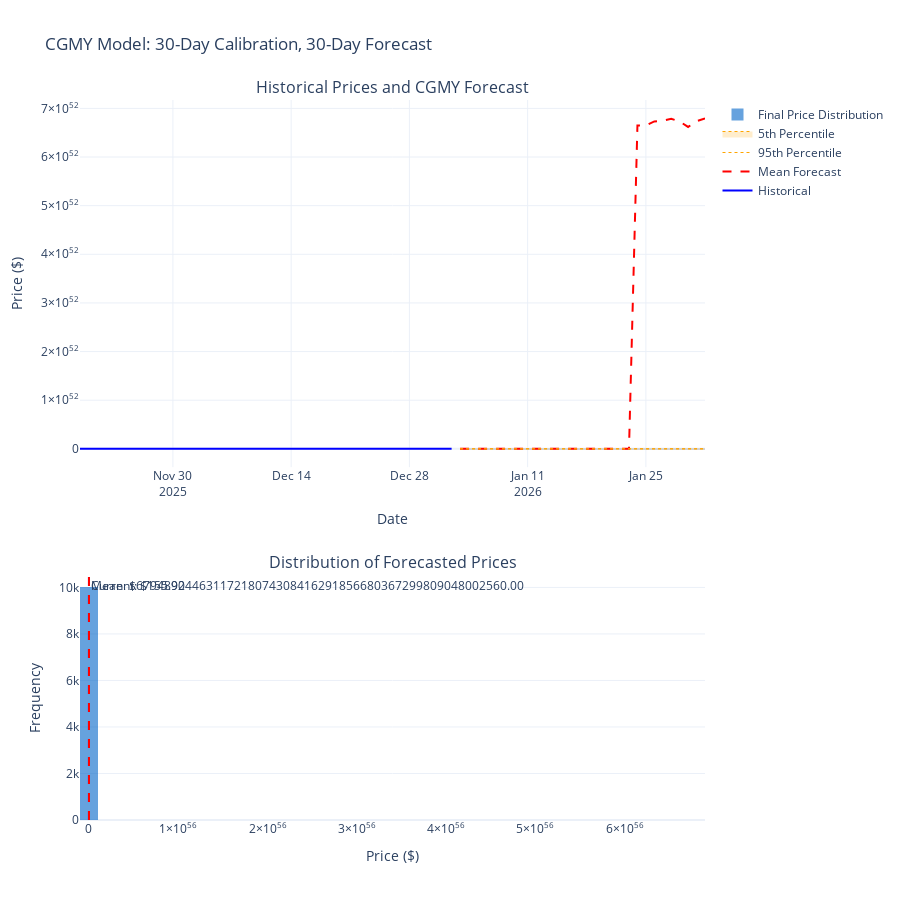

Here is the notebook cell this chart was saved with:
### Markdown cell above
# Fitting to CGMY Model

### Code cell
from scipy.optimize import minimize, differential_evolution
from scipy.stats import ks_2samp
import math

def calibrate_cgmy_model(stock_df, lookback_days=30, forecast_days=30, num_simulations=10000, price_col='close'):
    """
    Calibrate CGMY parameters using historical stock data and project future prices.
    
    Parameters:
    -----------
    stock_df : pandas.DataFrame
        DataFrame containing stock data with date and price columns
    lookback_days : int
        Number of historical days to use for calibration
    forecast_days : int
        Number of days to forecast
    num_simulations : int
        Number of Monte Carlo paths to simulate (default: 10000)
    price_col : str
        Name of the price column in the DataFrame
    
    Returns:
    --------
    dict : Dictionary containing calibrated parameters, simulations, and statistics
    """
    df = stock_df.copy()
    df = df.tail(lookback_days).reset_index(drop=True)
    
    # Calculate log returns
    df['log_return'] = np.log(df[price_col] / df[price_col].shift(1))
    log_returns = df['log_return'].dropna().values
    
    # Current stock price and drift
    S0 = df[price_col].iloc[-1]
    mu = log_returns.mean()
    
    # Calculate empirical moments for calibration
    empirical_mean = np.mean(log_returns)
    empirical_var = np.var(log_returns)
    empirical_skew = skew(log_returns)
    empirical_kurt = kurtosis(log_returns, fisher=False)  # Excess kurtosis + 3
    
    print(f"Historical Statistics ({lookback_days} days):")
    print(f"  Mean: {empirical_mean:.6f}")
    print(f"  Variance: {empirical_var:.6f}")
    print(f"  Skewness: {empirical_skew:.4f}")
    print(f"  Kurtosis: {empirical_kurt:.4f}")
    print(f"  Current Price: ${S0:.2f}")
    
    def cgmy_moments(C, G, M, Y):
        """Calculate theoretical moments of CGMY process"""
        if Y >= 2 or Y < 0:
            return np.inf, np.inf, np.inf, np.inf
        
        # Mean
        if Y < 1:
            mean = C * math.gamma(1 - Y) * (M**(Y-1) - G**(Y-1))
        else:
            mean = 0
        
        # Variance
        if Y < 2:
            var = C * math.gamma(2 - Y) * (M**(Y-2) + G**(Y-2))
        else:
            var = np.inf
        
        # Higher moments (approximations)
        if var > 0:
            skewness = C * math.gamma(3 - Y) * (M**(Y-3) - G**(Y-3)) / (var**1.5)
            kurt = C * math.gamma(4 - Y) * (M**(Y-4) + G**(Y-4)) / (var**2)
        else:
            skewness = 0
            kurt = 3
        
        return mean, var, skewness, kurt
    
    def objective_function(params):
        """Objective function to minimize difference between empirical and theoretical moments"""
        C, G, M, Y = params
        
        # Constraints
        if C <= 0 or G <= 0 or M <= 0 or Y <= 0 or Y >= 2:
            return 1e10
        
        try:
            theo_mean, theo_var, theo_skew, theo_kurt = cgmy_moments(C, G, M, Y)
            
            if np.isinf(theo_var) or np.isnan(theo_var):
                return 1e10
            
            # Weighted sum of squared differences
            error = (
                100 * (theo_mean - empirical_mean)**2 +
                10 * (theo_var - empirical_var)**2 +
                (theo_skew - empirical_skew)**2 +
                0.1 * (theo_kurt - empirical_kurt)**2
            )
            
            return error
        except:
            return 1e10
    
    # Optimize CGMY parameters
    print("\nCalibrating CGMY parameters...")
    
    # Bounds: C > 0, G > 0, M > 0, 0 < Y < 2
    bounds = [(0.01, 10), (0.1, 50), (0.1, 50), (0.01, 1.99)]
    
    # Use differential evolution for global optimization
    result = differential_evolution(
        objective_function,
        bounds,
        seed=42,
        maxiter=1000,
        tol=1e-7,
        atol=1e-7,
        workers=1
    )
    
    C_opt, G_opt, M_opt, Y_opt = result.x
    
    print(f"\nOptimized CGMY Parameters:")
    print(f"  C = {C_opt:.4f}")
    print(f"  G = {G_opt:.4f}")
    print(f"  M = {M_opt:.4f}")
    print(f"  Y = {Y_opt:.4f}")
    
    # Validate calibration
    theo_mean, theo_var, theo_skew, theo_kurt = cgmy_moments(C_opt, G_opt, M_opt, Y_opt)
    print(f"\nCalibrated Model Statistics:")
    print(f"  Mean: {theo_mean:.6f} (Target: {empirical_mean:.6f})")
    print(f"  Variance: {theo_var:.6f} (Target: {empirical_var:.6f})")
    print(f"  Skewness: {theo_skew:.4f} (Target: {empirical_skew:.4f})")
    print(f"  Kurtosis: {theo_kurt:.4f} (Target: {empirical_kurt:.4f})")
    
    # Simulate future paths
    print(f"\nSimulating {num_simulations} paths for {forecast_days} days...")
    T = forecast_days / 365
    sigma = np.sqrt(empirical_var * 252)  # Annualized volatility
    
    # Set global random seed once for reproducibility
    np.random.seed(42)
    
    # Run multiple simulations - each call will generate different random paths
    simulations = []
    
    for i in range(num_simulations):
        # Call simulate_cgmy with seed=None to use the global random state
        # This ensures each iteration produces different random numbers
        t, S_path = simulate_cgmy(S0, mu * 252, sigma, C_opt, G_opt, M_opt, Y_opt, T, forecast_days, seed=None)
        
        # Extract just the price path (exclude time points and initial price)
        simulations.append(S_path[1:])  # Skip S[0] which is just S0
        
        # Progress indicator
        if (i + 1) % 2000 == 0:
            final_price = S_path[-1]
            print(f"  Completed {i + 1}/{num_simulations} simulations...")
            print(f"    Sample final price: ${final_price:.2f}")
    
    # Convert to 2D array: (num_simulations, forecast_days)
    simulations = np.array(simulations)
    
    print(f"\nSimulations shape: {simulations.shape}")
    print(f"Sample final prices (first 10): {simulations[:10, -1]}")
    print(f"Price range: ${simulations.min():.2f} - ${simulations.max():.2f}")
    print(f"Final price range: ${simulations[:, -1].min():.2f} - ${simulations[:, -1].max():.2f}")
    print(f"Std of final prices: ${np.std(simulations[:, -1]):.2f}")
    
    # Calculate forecast statistics
    final_prices = simulations[:, -1]
    mean_forecast = np.mean(final_prices)
    median_forecast = np.median(final_prices)
    std_forecast = np.std(final_prices)
    percentile_5 = np.percentile(final_prices, 5)
    percentile_95 = np.percentile(final_prices, 95)
    
    print(f"\nForecast Statistics ({forecast_days} days):")
    print(f"  Current Price: ${S0:.2f}")
    print(f"  Mean Forecast: ${mean_forecast:.2f}")
    print(f"  Median Forecast: ${median_forecast:.2f}")
    print(f"  Std Dev: ${std_forecast:.2f}")
    print(f"  5th Percentile: ${percentile_5:.2f}")
    print(f"  95th Percentile: ${percentile_95:.2f}")
    
    # Visualization
    visualize_cgmy_forecast(df, simulations, lookback_days, forecast_days, S0, 
                           mean_forecast, percentile_5, percentile_95)
    
    return {
        'parameters': {'C': C_opt, 'G': G_opt, 'M': M_opt, 'Y': Y_opt},
        'simulations': simulations,
        'empirical_stats': {
            'mean': empirical_mean,
            'variance': empirical_var,
            'skewness': empirical_skew,
            'kurtosis': empirical_kurt
        },
        'theoretical_stats': {
            'mean': theo_mean,
            'variance': theo_var,
            'skewness': theo_skew,
            'kurtosis': theo_kurt
        },
        'forecast': {
            'mean': mean_forecast,
            'median': median_forecast,
            'std': std_forecast,
            'percentile_5': percentile_5,
            'percentile_95': percentile_95
        }
    }

def visualize_cgmy_forecast(historical_df, simulations, lookback_days, forecast_days, S0, 
                            mean_forecast, p5, p95):
    """
    Visualize historical data and CGMY forecasts
    """
    # Create date ranges
    last_date = pd.to_datetime(historical_df['date'].iloc[-1])
    forecast_dates = pd.date_range(start=last_date + pd.Timedelta(days=1), periods=forecast_days)
    historical_dates = pd.to_datetime(historical_df['date'])
    
    # Create subplots
    fig = make_subplots(
        rows=2, cols=1,
        subplot_titles=('Historical Prices and CGMY Forecast', 
                       'Distribution of Forecasted Prices'),
        vertical_spacing=0.15,
        row_heights=[0.6, 0.4]
    )
    
    # Plot historical prices
    fig.add_trace(
        go.Scatter(
            x=historical_dates,
            y=historical_df['close'],
            mode='lines',
            name='Historical',
            line=dict(color='blue', width=2)
        ),
        row=1, col=1
    )
    
    # Plot sample simulation paths (first 100)
    num_paths_to_plot = min(100, simulations.shape[0])
    for i in range(num_paths_to_plot):
        fig.add_trace(
            go.Scatter(
                x=forecast_dates,
                y=simulations[i, :],
                mode='lines',
                line=dict(color='lightgray', width=0.5),
                showlegend=False,
                hoverinfo='skip'
            ),
            row=1, col=1
        )
    
    # Plot mean forecast
    fig.add_trace(
        go.Scatter(
            x=forecast_dates,
            y=np.mean(simulations, axis=0),
            mode='lines',
            name='Mean Forecast',
            line=dict(color='red', width=2, dash='dash')
        ),
        row=1, col=1
    )
    
    # Plot confidence interval
    fig.add_trace(
        go.Scatter(
            x=forecast_dates,
            y=np.percentile(simulations, 95, axis=0),
            mode='lines',
            name='95th Percentile',
            line=dict(color='orange', width=1, dash='dot'),
            fill=None
        ),
        row=1, col=1
    )
    
    fig.add_trace(
        go.Scatter(
            x=forecast_dates,
            y=np.percentile(simulations, 5, axis=0),
            mode='lines',
            name='5th Percentile',
            line=dict(color='orange', width=1, dash='dot'),
            fill='tonexty',
            fillcolor='rgba(255,165,0,0.2)'
        ),
        row=1, col=1
    )
    
    # Histogram of final prices
    final_prices = simulations[:, -1]
    fig.add_trace(
        go.Histogram(
            x=final_prices,
            nbinsx=50,
            name='Final Price Distribution',
            marker_color='rgba(0,100,200,0.6)'
        ),
        row=2, col=1
    )
    
    # Add vertical lines for statistics
    fig.add_vline(x=S0, line_dash="dash", line_color="blue", 
                  annotation_text=f"Current: ${S0:.2f}", row=2, col=1)
    fig.add_vline(x=mean_forecast, line_dash="dash", line_color="red",
                  annotation_text=f"Mean: ${mean_forecast:.2f}", row=2, col=1)
    
    fig.update_layout(
        height=900,
        template='plotly_white',
        showlegend=True,
        title=f'CGMY Model: {lookback_days}-Day Calibration, {forecast_days}-Day Forecast'
    )
    
    fig.update_xaxes(title_text="Date", row=1, col=1)
    fig.update_yaxes(title_text="Price ($)", row=1, col=1)
    fig.update_xaxes(title_text="Price ($)", row=2, col=1)
    fig.update_yaxes(title_text="Frequency", row=2, col=1)
    
    fig.show()

# Example usage: Calibrate using last 30 days and forecast next 30 days with 10,000 simulations
cgmy_results = calibrate_cgmy_model(Stock_CVX, lookback_days=30, forecast_days=30, num_simulations=10000)
